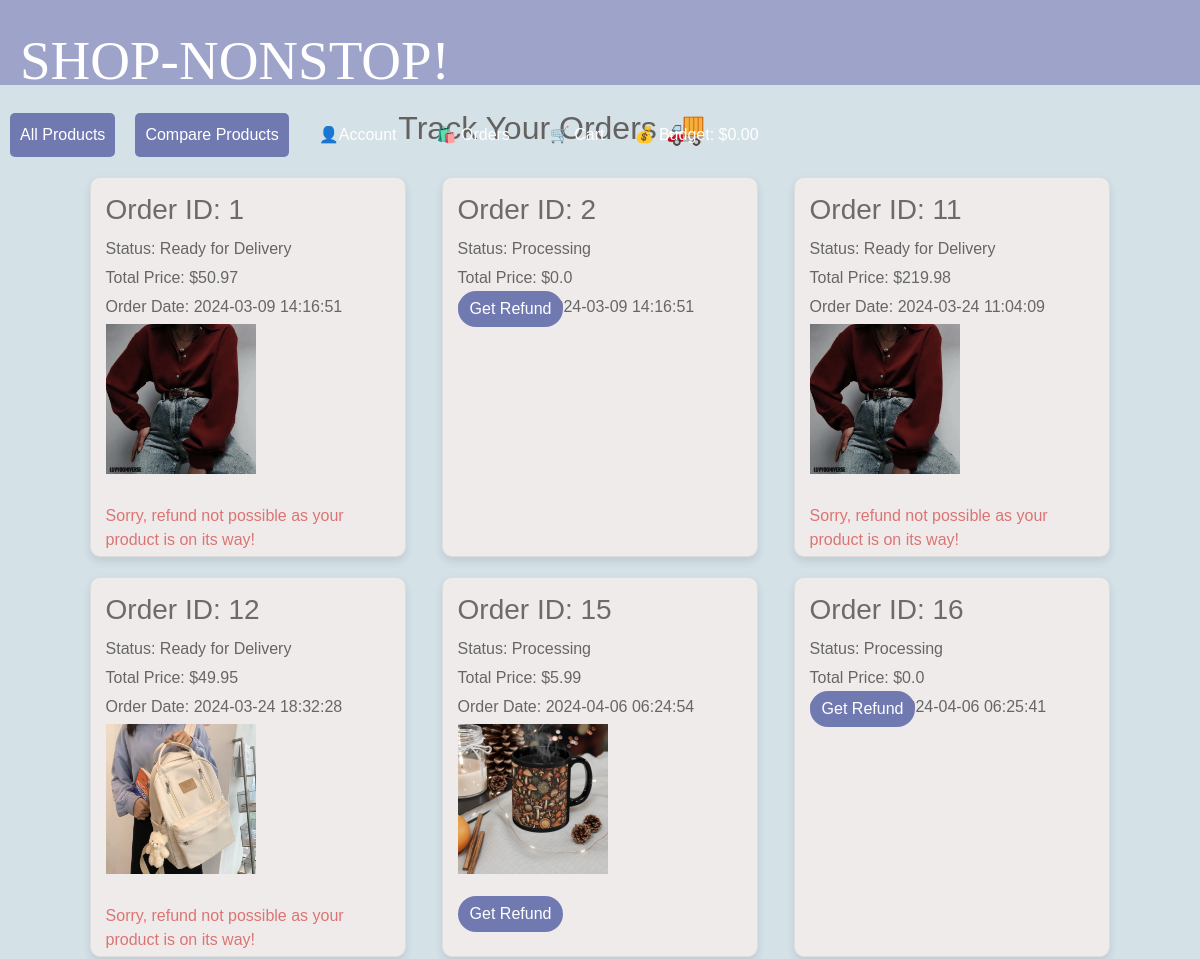
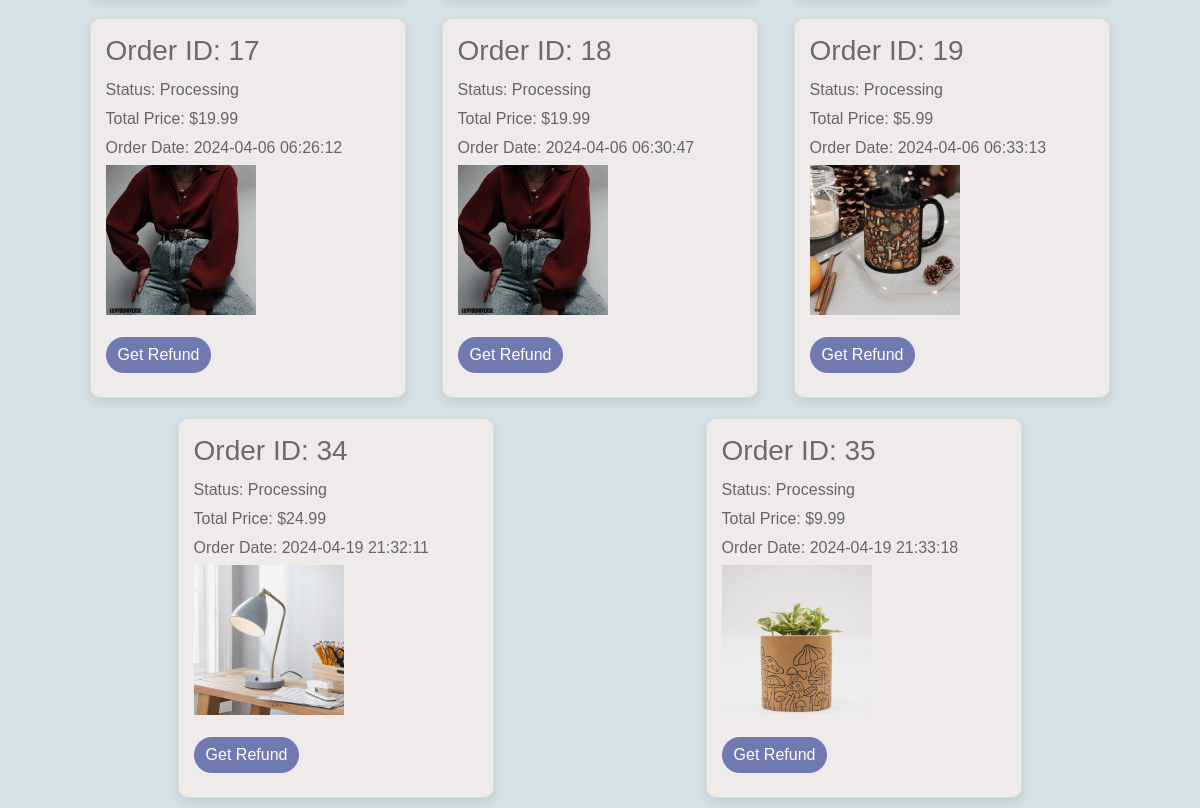
The app's page /track_order (signed in) with its own data (2 pictures, top to bottom).
### app/models.py (models this page shows, shortened)
class Order(db.Model):
    __tablename__ = 'order'
    id = db.Column(db.Integer, primary_key=True)
    user_id = db.Column(db.Integer, db.ForeignKey('user.id'), nullable=False)
    phone = db.Column(db.String(20), nullable=False)
    address = db.Column(db.String(100), nullable=False)
    total_price = db.Column(db.Float, nullable=False)
    date_created = db.Column(db.DateTime, default=datetime.utcnow())
    tracking_level = db.Column(db.String(50), nullable=True)
    items = db.relationship('Items', secondary=order_items,
                            backref=db.backref('orders', lazy='dynamic'))

### app/routes.py (the view)
@app.route('/track_order')
def track_order():
    username = session.get('username')
    if username:
        user = User.query.filter_by(username=username).first()
        order_history = Order.query.filter_by(user_id=user.id).all()
        return render_template('track_order.html', username=username, order_history=order_history)
    else:
        return redirect(url_for('login'))

### app/templates/track_order.html (shortened to what this page needs)
{% extends "base.html" %}
{% block content %}
<div class="container">
    <br><h2 text-align:centre> Track Your Orders 🚚</h2>
    <div class="orders">
        {% if order_history %}
            {% for order in order_history %}
                <div class="order">
                    <h3>Order ID: {{ order.id }}</h3>
                    <p>Status: {{ order.tracking_level }}</p>
                    <p>Total Price: ${{ order.total_price | round(2) }}</p>
                    {% if order.date_created %}
                        <p>Order Date: {{ order.date_created.strftime('%Y-%m-%d %H:%M:%S') }}</p>
                    {% endif %}
                    {% if order.items %}
                        <div class="product-image">
                            <img src="{{ order.items[0].pic }}" alt="Product Image" width="150">
                        </div>
                    {% endif %}
                    <div class="order-details">
                        {% if order.tracking_level == 'Processing' %}
                            <a href="/refund_order/{{ order.id }}" class="refund-button">Get Refund</a>
                        {% else %}
                            <div class="refund-not-possible">
                                <p>Sorry, refund not possible as your product is on its way!</p>
                            </div>
                        {% endif %}
                    </div>
                </div>
            {% endfor %}
        {% else %}
            <p>No orders to track.</p>
        {% endif %}
    </div>
</div>
{% endblock %}

### app/templates/base.html (style rules this page uses)
body { margin: 0; font-family: Font1,Arial, sans-serif; background-color: #dfe3ee; color: #615f5f; }
h2 { display: flex; justify-content: flex-end; max-width: 60%; }

### app/templates/track_order.html (style rules this page uses)
body { font-family: Arial, sans-serif; margin: 0; padding: 0; background-color: #d4e1e7; }
.container { width: 90%; margin: auto; overflow: hidden; color:#666; }
h2 { color: #656161; text-align: center; }
.orders { display: flex; flex-wrap: wrap; justify-content: space-around; margin-top: 20px; }
.order { width:30%; height:380px; background-color: #f0ebeb; border: 1px solid #ddd; border-radius: 10px; margin: 10px; padding: 15px; box-shadow: 0 4px 8px rgba(0, 0, 0, 0.1); transition: transform 0.3s ease; }
.order h3 { color: #6c6a6a; margin-bottom: 10px; }
.order p { margin: 5px 0; color: #666; }
.product-image { width: 100%; height: 200px; object-fit: cover; margin-bottom: 10px; border-radius: 5px; }
.order-details { display: flex; justify-content: space-between; align-items: center; margin-top: 10px; }
.refund-button { padding: 6px 12px; background-color: #707ab0; color: #fff; text-decoration: none; border-radius: 50px; transition: background-color 0.3s; margin-top: -40px; }
.refund-not-possible { display: flex; align-items: center; justify-content: center; margin-top: -30px; }
.refund-not-possible p { margin: 0; color: #db7474; }

### records on screen
Order: id "1", tracking_level "Ready for Delivery", total_price "50.97", date_created "2024-03-09 14:16:51", shows "Sorry, refund not possible as your product is on its way!"
Order: id "2", tracking_level "Processing", total_price "0.0", date_created "2024-03-09 14:16:51"
Order: id "11", tracking_level "Ready for Delivery", total_price "219.98", date_created "2024-03-24 11:04:09", shows "Sorry, refund not possible as your product is on its way!"
Order: id "12", tracking_level "Ready for Delivery", total_price "49.95", date_created "2024-03-24 18:32:28", shows a picture, shows "Sorry, refund not possible as your product is on its way!"
Order: id "15", tracking_level "Processing", total_price "5.99", date_created "2024-04-06 06:24:54"
Order: id "16", tracking_level "Processing", total_price "0.0", date_created "2024-04-06 06:25:41"
Order: id "17", tracking_level "Processing", total_price "19.99", date_created "2024-04-06 06:26:12"
Order: id "18", tracking_level "Processing", total_price "19.99", date_created "2024-04-06 06:30:47"
Order: id "19", tracking_level "Processing", total_price "5.99", date_created "2024-04-06 06:33:13"
Order: id "34", tracking_level "Processing", total_price "24.99", date_created "2024-04-19 21:32:11", shows a picture
Order: id "35", tracking_level "Processing", total_price "9.99", date_created "2024-04-19 21:33:18", shows a picture

### other values on screen
{{ session.get('budget', '0.00') }} "0.00"
